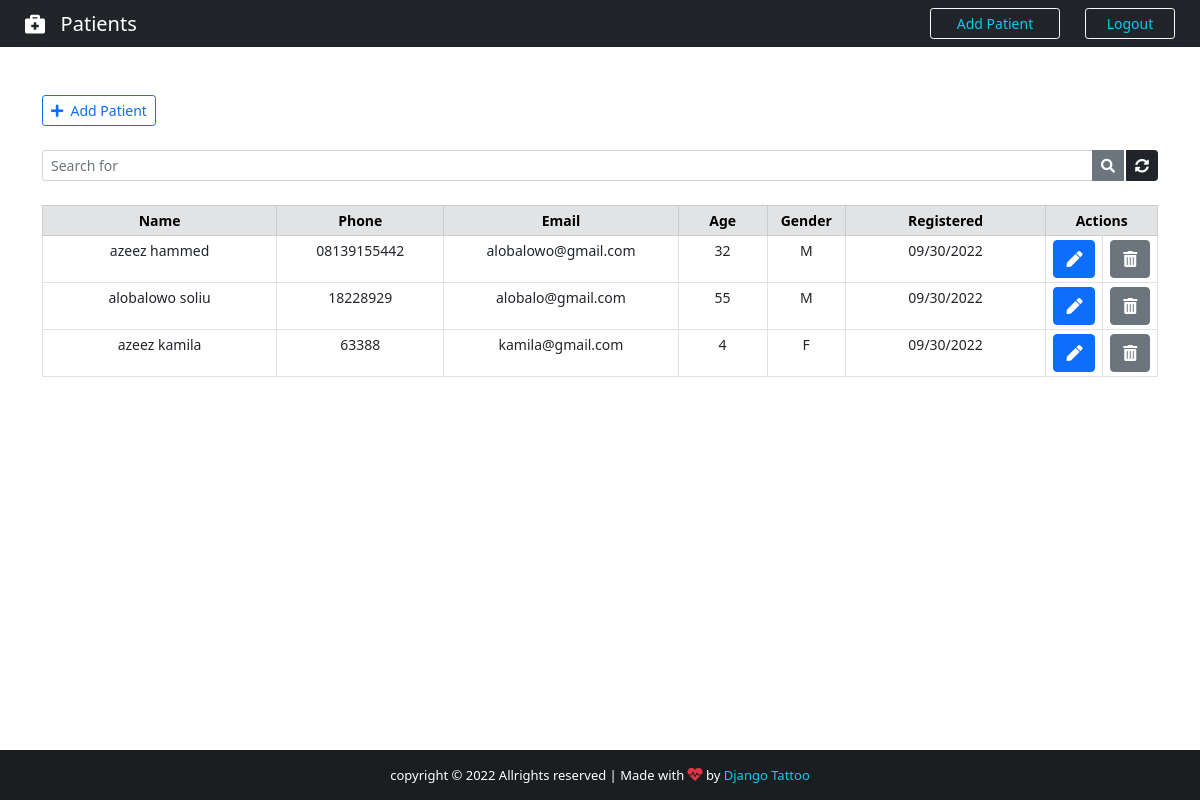
/patients/ (signed in), run on an earlier commit of the app's database.
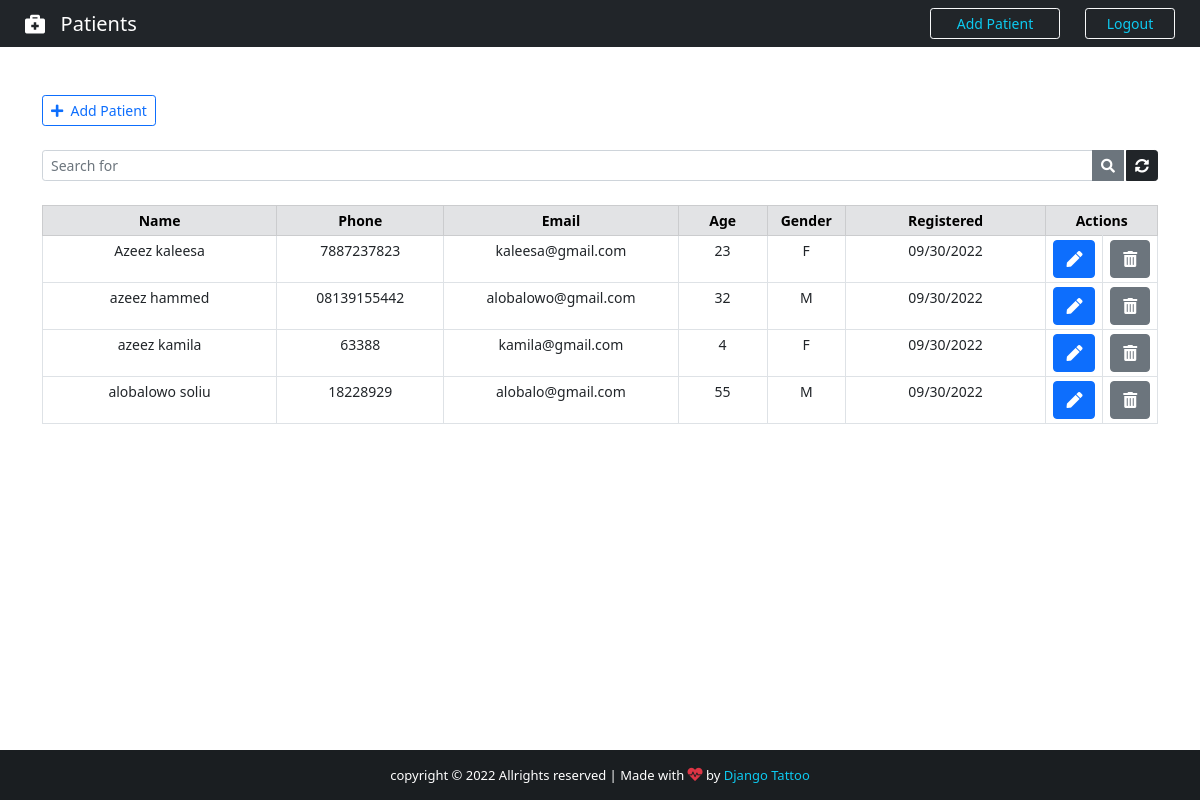
And on a later commit of the database.
### app/models.py (models this page shows, shortened)
class Patient(models.Model):
    GENDER = (
        ('F', 'F'),
        ('M', 'M'),
    )
    id = models.IntegerField(primary_key=True)
    name = models.CharField(max_length=100)
    phone = models.CharField(max_length=100)
    email = models.CharField(max_length=100)
    age = models.CharField(max_length=100)
    gender = models.CharField(max_length=100, null=True, choices=GENDER)
    description = models.TextField(max_length=200, blank=True, null=True)
    created_at = models.DateTimeField(auto_now_add=True)

### app/views.py (the view)
# urls.py: path('patients/', views.Patients, name='patients'),
@cache_control(no_cache=True, must_revalidate=True, no_store=True)
@login_required(login_url='login')
def Patients(request):
    if 'q' in request.GET:
        q = request.GET['q']
        patients = Patient.objects.filter(
            Q(name__icontains=q) | Q(phone=q) | Q(email=q) | Q(age=q) | Q(gender=q) | Q(description=q)
        ).order_by('-created_at')
    else:
        patients = Patient.objects.all().order_by('-created_at')
    paginator = Paginator(patients, 10)
    page = request.GET.get('page')
    patients = paginator.get_page(page)
    context = {
        'patients': patients,
    }
    return render(request, 'app/patients.html', context)

### app/templates/app/patients.html (shortened to what this page needs)
{% extends 'base.html' %}
{% block content %}
<div class="container">
    <br><br>
    <div class="d-flex justify-content-between">
        <a href="{% url 'add-patient' %}" class="btn btn-outline-primary btn-sm"><i class="fas fa-plus"></i>&nbsp;&nbsp;Add Patient</a>
    </div>
    <form>
        <div class="input-group input-group-sm mb-3 mt-4">
            <input name="q" type="text" class="form-control" placeholder="Search for" value="{{request.GET.q}}">
            <button class="btn btn-secondary"><i class="fas fa-search"></i></button>
            <a href="{% url 'patients' %}" class="btn btn-dark" style="margin-left: 2px;"><i class="fas fa-sync-alt"></i></a>
        </div>
    </form>
    <center>
        <table class="table table-bordered table-sm mt-4" style="text-align: center; font-size: 14px;">
            <thead class="table-secondary">
                <tr>
                    <th style="width: 21%;">Name</th>
                    <th style="width: 15%;">Phone</th>
                    <th style="width: 21%;">Email</th>
                    <th style="width: 8%;">Age</th>
                    <th style="width: 7%;">Gender</th>
                    <th style="width: 18%;">Registered</th>
                    <th style="width: 10%;" colspan="2">Actions</th>
                </tr>
            </thead>
            {% for patient in patients %}
            <tr>
               <td>{{patient.name}}</td>
               <td>{{patient.phone}}</td>
               <td>{{patient.email}}</td>
               <td>{{patient.age}}</td>
               <td>{{patient.gender}}</td>
               <td>{{patient.created_at | date:'m/d/Y'}}</td>
               <td>
                    <a class="btn btn-primary" href="{% url 'edit-patient' patient.id %}" title="Edit Patient">
                        <i class="fas fa-pen"></i>
                    </a>
               </td>
               <td>
                <a class="btn btn-secondary" href="{% url 'delete-patient' patient.id %}" title="Delete Patient">
                    <i class="fas fa-trash-alt"></i>
                </a>
           </td>
            </tr>
            {% endfor %}
        </table>
    </center>
</div>
{% endblock content %}

What changed in the data, as far as the page shows it:
added Patient: name "Azeez kaleesa", phone "7887237823", email "kaleesa@gmail.com", age "23", gender "F", created_at "09/30/2022"
changed Patient "azeez kamila": moves up the list
